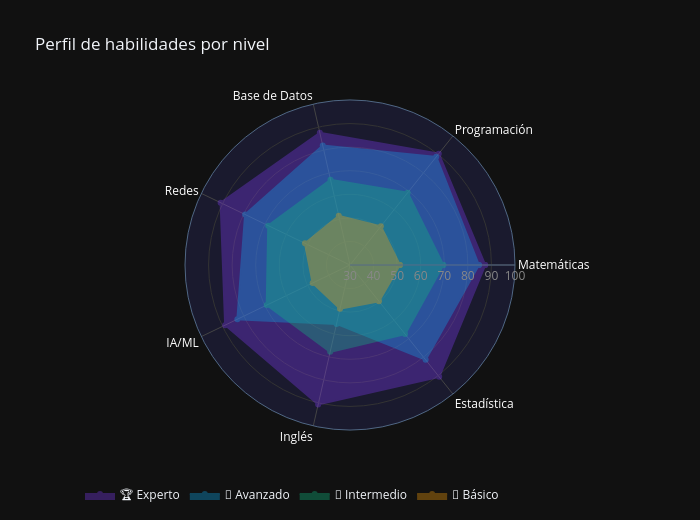

Write notebook code for a chart like this one.
### Markdown cell above
## 7. Radar Chart — Perfil por nivel

### Code cell
pivot_radar = df_result.groupby("nivel")[MATERIAS].mean()
pivot_radar = pivot_radar.reindex(NIVEL_NOMBRES)

fig = go.Figure()

colors_radar = ["#7c3aed", "#0ea5e9", "#10b981", "#f59e0b"]

for (nivel, row), color in zip(pivot_radar.iterrows(), colors_radar):
    vals = row.tolist()
    vals_closed = vals + [vals[0]]
    cats_closed = MATERIAS + [MATERIAS[0]]
    fig.add_trace(go.Scatterpolar(
        r=vals_closed,
        theta=cats_closed,
        fill="toself",
        fillcolor=color,
        line=dict(color=color, width=2),
        opacity=0.35,
        name=nivel,
    ))

fig.update_layout(
    polar=dict(
        bgcolor="#1a1a2e",
        radialaxis=dict(visible=True, range=[30, 100], tickfont=dict(color="#888"), gridcolor="#333"),
        angularaxis=dict(tickfont=dict(color="white"), gridcolor="#444"),
    ),
    template="plotly_dark",
    title="Perfil de habilidades por nivel",
    showlegend=True,
    legend=dict(orientation="h", y=-0.15),
    width=700, height=520,
)
fig.show()

### Figure 1 — Plotly figure (JSON) as saved in the notebook; plotly's stock layout.template omitted (floating-point values rounded to 4 significant figures)
{"data": [{"fill": "toself", "fillcolor": "#7c3aed", "line": {"color": "#7c3aed", "width": 2}, "name": "🏆 Experto", "opacity": 0.35, "r": [87.35, 90.41, 87.5, 90.92, 88.8, 90.7, 90.67, 87.35], "theta": ["Matemáticas", "Programación", "Base de Datos", "Redes", "IA/ML", "Inglés", "Estadística", "Matemáticas"], "type": "scatterpolar"}, {"fill": "toself", "fillcolor": "#0ea5e9", "line": {"color": "#0ea5e9", "width": 2}, "name": "🥈 Avanzado", "opacity": 0.35, "r": [84.7, 88.71, 81.98, 79.39, 83.04, 55.64, 81.47, 84.7], "theta": ["Matemáticas", "Programación", "Base de Datos", "Redes", "IA/ML", "Inglés", "Estadística", "Matemáticas"], "type": "scatterpolar"}, {"fill": "toself", "fillcolor": "#10b981", "line": {"color": "#10b981", "width": 2}, "name": "📘 Intermedio", "opacity": 0.35, "r": [69.58, 69.19, 67.11, 68.5, 69.22, 67.79, 67.46, 69.58], "theta": ["Matemáticas", "Programación", "Base de Datos", "Redes", "IA/ML", "Inglés", "Estadística", "Matemáticas"], "type": "scatterpolar"}, {"fill": "toself", "fillcolor": "#f59e0b", "line": {"color": "#f59e0b", "width": 2}, "name": "📗 Básico", "opacity": 0.35, "r": [51.16, 50.99, 51.41, 51.22, 47.58, 49.03, 49.69, 51.16], "theta": ["Matemáticas", "Programación", "Base de Datos", "Redes", "IA/ML", "Inglés", "Estadística", "Matemáticas"], "type": "scatterpolar"}], "layout": {"height": 520, "legend": {"orientation": "h", "y": -0.15}, "polar": {"angularaxis": {"gridcolor": "#444", "tickfont": {"color": "white"}}, "bgcolor": "#1a1a2e", "radialaxis": {"gridcolor": "#333", "range": [30, 100], "tickfont": {"color": "#888"}, "visible": true}}, "showlegend": true, "title": {"text": "Perfil de habilidades por nivel"}, "width": 700}}
